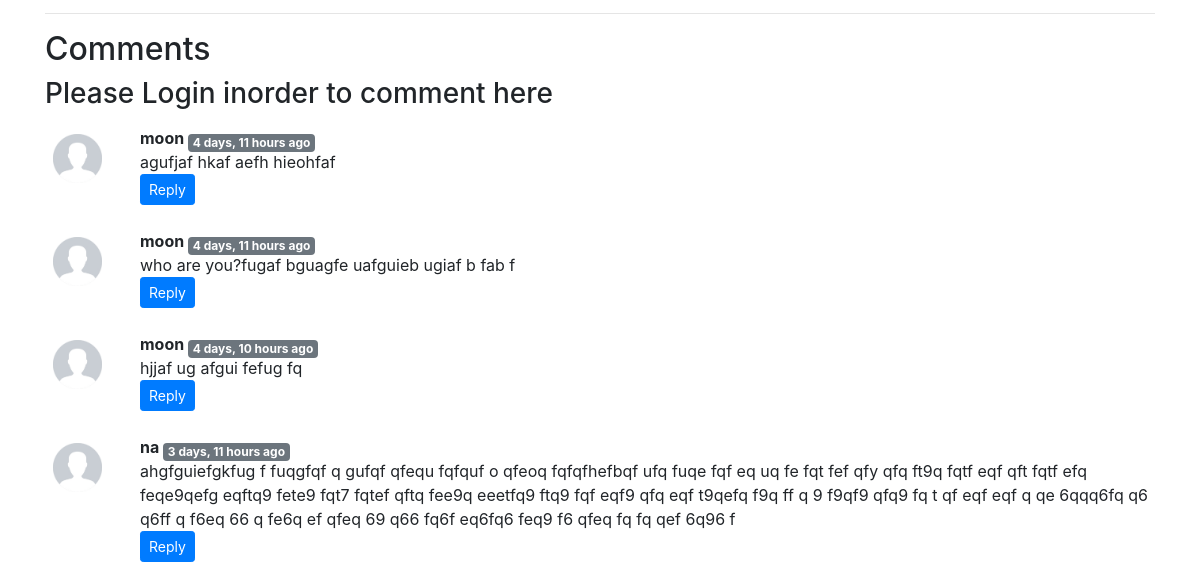
Before: /blog/BST-wikipedia (lower part) with the older database file.
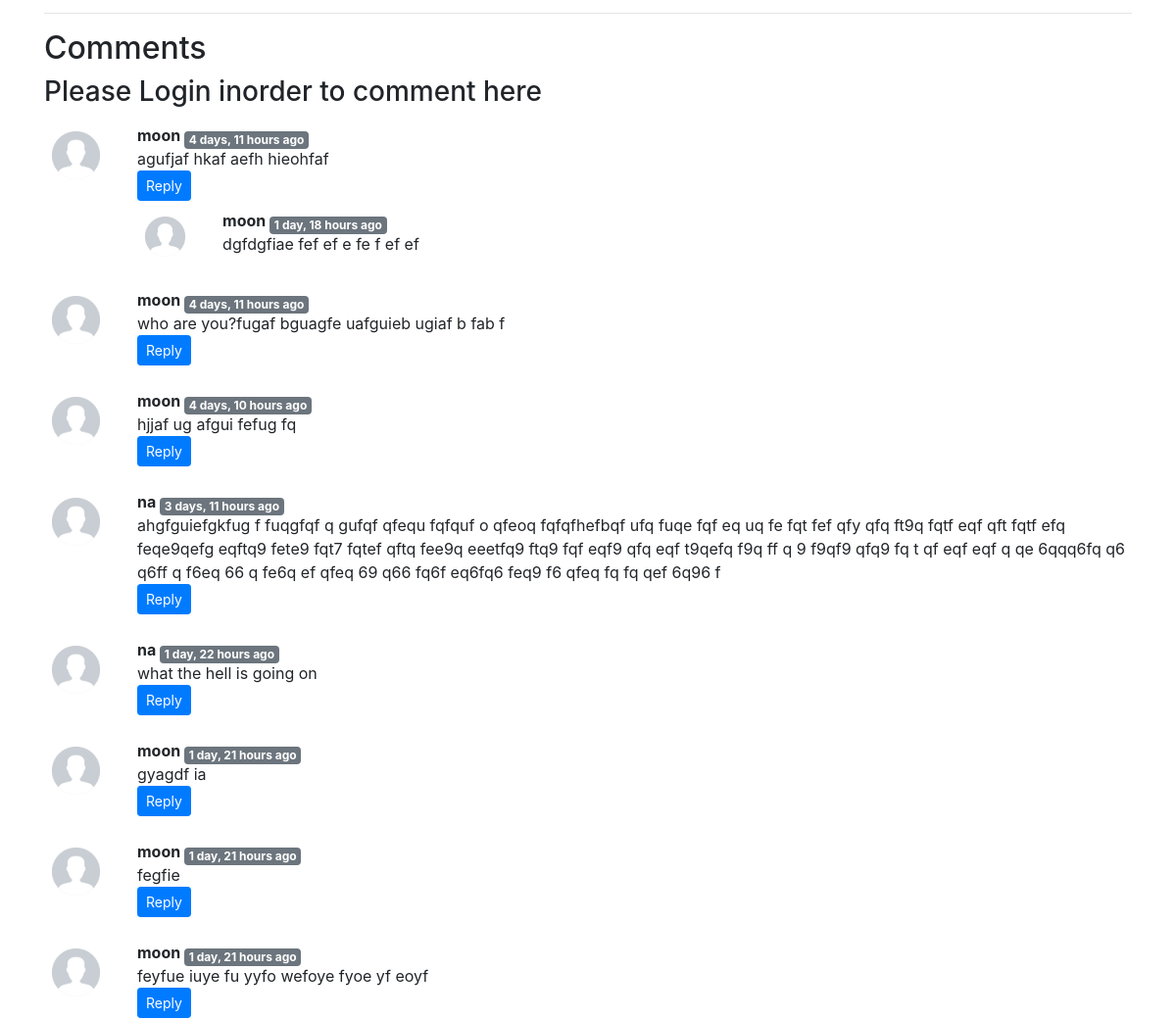
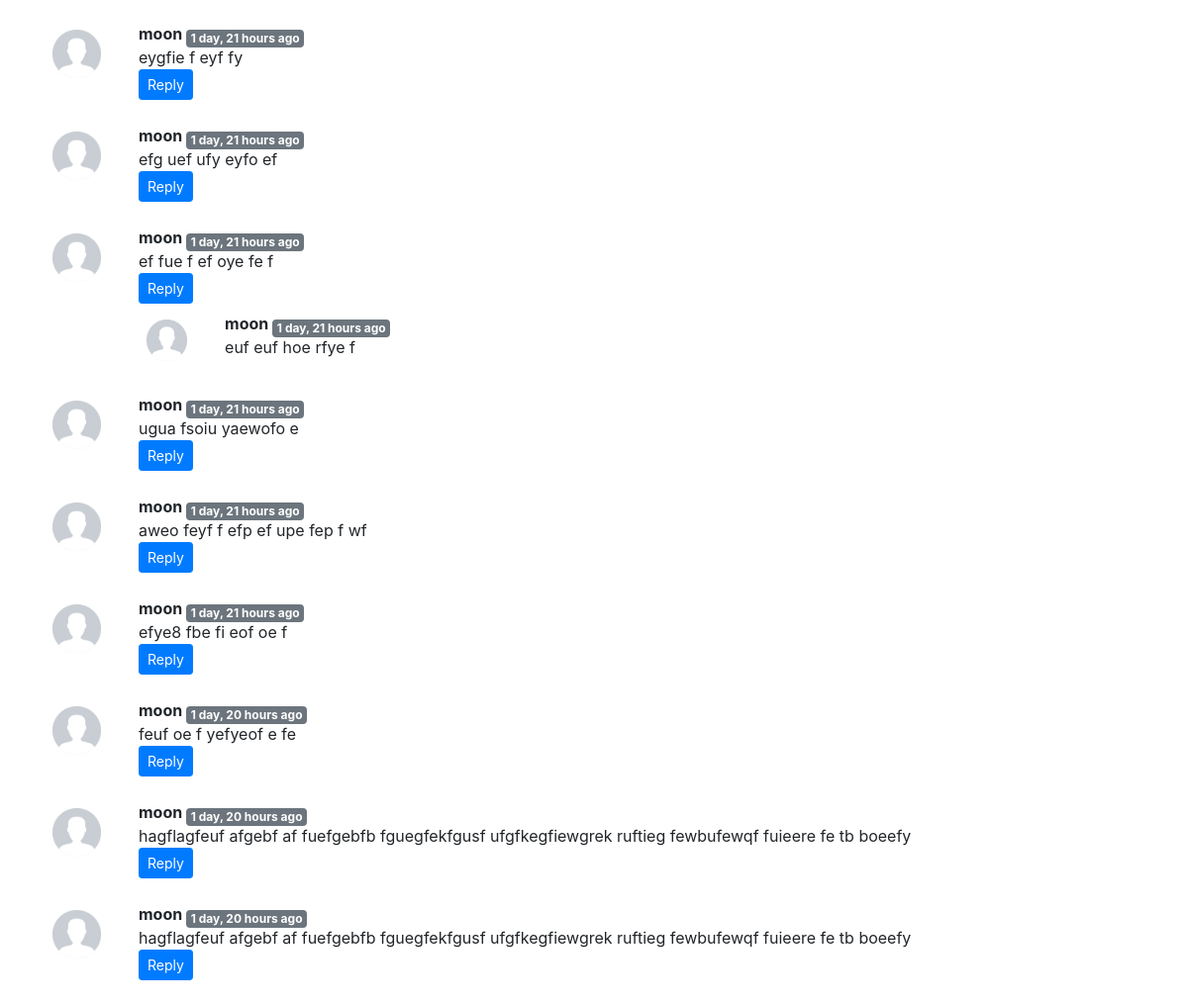
After: the same page with the newer database file (2 pictures, top to bottom).
### blog/models.py (models this page shows, shortened)
class BlogComment(models.Model):
	sno = models.AutoField(primary_key=True)
	comment = models.TextField()
	user = models.ForeignKey(User , on_delete= models.CASCADE)
	post = models.ForeignKey(Post , on_delete= models.CASCADE)
	parent = models.ForeignKey('self' , on_delete= models.CASCADE , null=True)
	timestamp = models.DateTimeField(default = now)

### blog/views.py (the view)
# urls.py: path('<str:slug>',views.blogPost,name='blogPost'),
def blogPost(request, slug):
	post=Post.objects.filter(slug=slug).first()
	comments=BlogComment.objects.filter(post=post,parent=None)
	replies=BlogComment.objects.filter(post=post).exclude(parent=None)
	repdic={}
	for reply in replies:
		if reply.parent.sno not in repdic.keys():
			repdic[reply.parent.sno] = [reply]
		else:
			repdic[reply.parent.sno].append(reply)
	print(len(repdic))
	context={'mypost':post,'comments':comments,'user':request.user, 'replyDict':repdic}
	return render(request,'blog/blogPost.html',context)

### blog/templatetags/task.py (called while the page is built)
@register.filter(name="get_val")
def get_val(dict,key):
	return dict.get(key)

### templates/blog/blogPost.html (shortened to what this page needs)
{%extends 'base.html'%}
{%block body%}
{% load humanize %}
{% load task %}
<div class="container">
	<hr>
</div>
<div class="container">
	<h2>Comments</h2>
	{%if user.is_authenticated%}
	<form action="/blog/postComment" method="post">
	{%csrf_token%}
	<div class="form-group">
	<input type="text" class="form-control" name="comment" placeholder="Enter your Comments here">
	</div>
	<input type="hidden" name="postSno" value="{{mypost.sno}}">
	<input type="hidden" name="parentSno" value="">
	<button type="submit" class="btn btn-primary">Submit</button>
	</form>
	{%else%}
	<h3>Please Login inorder to comment here</h3>
	{%endif%}
	{% for cmnt in comments %}
	<div class="row my-3">
		<div class="col-md-1">
			<img class="rounded mx-auto d-block w-100 p-2" src="/static/img/avatar.jpg" alt="user">
		</div>
		<div class="col-md-11"><b>{{cmnt.user.username}} </b> <sub class="badge badge-secondary"> {{cmnt.timestamp | naturaltime}}</sub>
			<div>{{cmnt.comment}}</div>
			<div class="reply mx-0">
				<button class="btn btn-sm btn-primary" type="button" data-toggle="collapse" data-target="#replyBox{{cmnt.sno}}"  aria-expanded="false" aria-controls="replyBox{{cmnt.sno}}">Reply</button>
				<div class="replies my-2">
					{% for reply in replyDict|get_val:cmnt.sno %}
					<div class="row my-2">
						<div class="col-md-1">
							<img class="rounded mx-auto d-block w-100 p-2" src="/static/img/avatar.jpg" alt="user">
						</div>
						<div class="col-md-11"><b>{{reply.user.username}} </b> <sub class="badge badge-secondary"> {{reply.timestamp | naturaltime}}</sub>
							<div>{{reply.comment}}</div>
						</div>
						<br>
					</div>
					{% endfor %}
				</div>
			</div>
		</div>
	</div>
	{% endfor %}
</div>
{%endblock%}

Changed rows visible on the page:
added BlogComment: user.username "moon", timestamp "1 day, 18 hours ago", comment "dgfdgfiae fef ef e fe f ef ef"
added BlogComment: user.username "na", timestamp "1 day, 22 hours ago", comment "what the hell is going on", shown under "Please Login inorder to comment here"
added BlogComment: user.username "moon", timestamp "1 day, 21 hours ago", comment "gyagdf ia", shown under "Please Login inorder to comment here"
added BlogComment: user.username "moon", timestamp "1 day, 21 hours ago", comment "fegfie", shown under "Please Login inorder to comment here"
added BlogComment: user.username "moon", timestamp "1 day, 21 hours ago", comment "feyfue iuye fu yyfo wefoye fyoe yf eoyf", shown under "Please Login inorder to comment here"
added BlogComment: user.username "moon", timestamp "1 day, 21 hours ago", comment "eygfie f eyf fy", shown under "Please Login inorder to comment here"
added BlogComment: user.username "moon", timestamp "1 day, 21 hours ago", comment "efg uef ufy eyfo ef", shown under "Please Login inorder to comment here"
added BlogComment: user.username "moon", timestamp "1 day, 21 hours ago", comment "ef fue f ef oye fe f", shown under "Please Login inorder to comment here"
added BlogComment: user.username "moon", timestamp "1 day, 21 hours ago", comment "euf euf hoe rfye f"
added BlogComment: user.username "moon", timestamp "1 day, 21 hours ago", comment "ugua fsoiu yaewofo e", shown under "Please Login inorder to comment here"
added BlogComment: user.username "moon", timestamp "1 day, 21 hours ago", comment "aweo feyf f efp ef upe fep f wf", shown under "Please Login inorder to comment here"
added BlogComment: user.username "moon", timestamp "1 day, 21 hours ago", comment "efye8 fbe fi eof oe f", shown under "Please Login inorder to comment here"
added BlogComment: user.username "moon", timestamp "1 day, 20 hours ago", comment "feuf oe f yefyeof e fe", shown under "Please Login inorder to comment here"
added BlogComment: user.username "moon", timestamp "1 day, 20 hours ago", comment "hagflagfeuf afgebf af fuefgebfb fguegfekfgusf ufgfkegfiewgrek ruftieg fewbufewqf fuieere fe tb boeefy", shown under "Please Login inorder to comment here"
added BlogComment: user.username "moon", timestamp "1 day, 20 hours ago", comment "hagflagfeuf afgebf af fuefgebfb fguegfekfgusf ufgfkegfiewgrek ruftieg fewbufewqf fuieere fe tb boeefy", shown under "Please Login inorder to comment here"
